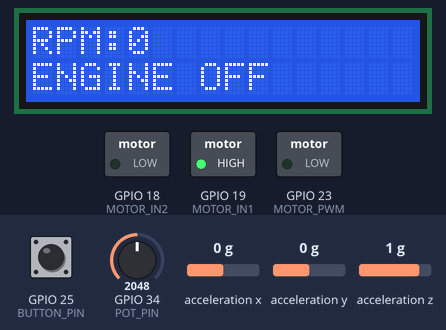
A sketch run on a simulated ESP32. Parts: 16×2 character LCD, switched loads named in the sketch (green lamp = pin HIGH). Wiring (inferred from the names in the program): MPU-9250 motion sensor at I2C address 0x68. The inputs (shaded band) are chosen by the test bench; at power-on: GPIO 25 (BUTTON_PIN) HIGH, GPIO 34 (POT_PIN) = 2048, acceleration x 0 g, acceleration y 0 g, acceleration z 1 g. What the sketch prints to the serial monitor is not drawn.

Above: at 2.7 s.
2.8 s: GPIO 25 (BUTTON_PIN) pulled LOW for 0.15 s
At 3.9 s:
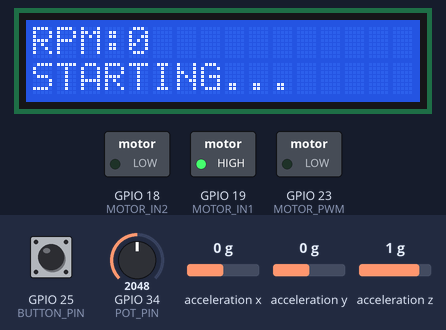
At 5.2 s:
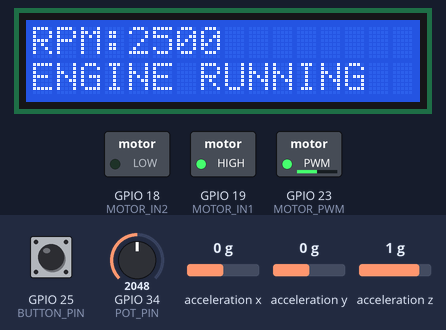
5.9 s: GPIO 25 (BUTTON_PIN) pulled LOW for 1 s
At 7.0 s:
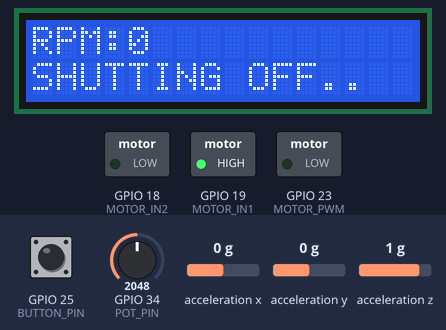
Timing chart, 0 to 8.9 s (numbered marks = the images above; inputs shaded):
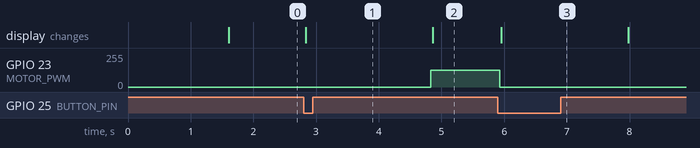

The sketch:

arduino.ino
```cpp
#include <Wire.h>
#include <LiquidCrystal_PCF8574.h>

// ==================================
// LCD
// ==================================

LiquidCrystal_PCF8574 lcd(0x27);

// ==================================
// PIN DEFINITIONS
// ==================================

#define POT_PIN     34
#define BUTTON_PIN  25

#define MOTOR_PWM   23
#define MOTOR_IN1   19
#define MOTOR_IN2   18

// ==================================
// ENGINE VARIABLES
// ==================================

String engineState = "OFF";

unsigned long startTime = 0;

int lastButtonState = HIGH;

// ==================================
// MPU6500 VARIABLES
// ==================================

int16_t ax = 0;
int16_t ay = 0;
int16_t az = 0;

float pitch = 0;
float roll = 0;

// ==================================
// READ MPU6500
// ==================================

void readMPU()
{
    Wire.beginTransmission(0x68);
    Wire.write(0x3B);
    Wire.endTransmission(false);

    Wire.requestFrom(0x68, 6);

    if (Wire.available() == 6)
    {
        ax = (Wire.read() << 8) | Wire.read();
        ay = (Wire.read() << 8) | Wire.read();
        az = (Wire.read() << 8) | Wire.read();

        float ax_g = ax / 16384.0;
        float ay_g = ay / 16384.0;
        float az_g = az / 16384.0;

        pitch =
            atan2(ay_g,sqrt(ax_g * ax_g + az_g * az_g)) * 180.0 / PI;

        roll =atan2(-ax_g,az_g) * 180.0 / PI;
    }
}

// ==================================
// SETUP
// ==================================

void setup()
{
    Serial.begin(115200);

    // I2C
    Wire.begin(21, 22);

    // Wake MPU6500
    Wire.beginTransmission(0x68);
    Wire.write(0x6B);
    Wire.write(0x00);
    Wire.endTransmission();

    // Button
    pinMode(BUTTON_PIN, INPUT_PULLUP);

    // Motor pins
    pinMode(MOTOR_PWM, OUTPUT);
    pinMode(MOTOR_IN1, OUTPUT);
    pinMode(MOTOR_IN2, OUTPUT);

    // Motor direction
    digitalWrite(MOTOR_IN1, HIGH);
    digitalWrite(MOTOR_IN2, LOW);

    // LCD
    lcd.begin(16, 2);
    lcd.setBacklight(255);

    lcd.setCursor(0, 0);
    lcd.print("ATLAS V2");

    lcd.setCursor(0, 1);
    lcd.print("BOOTING...");

    delay(1500);

    lcd.clear();
}

// ==================================
// MAIN LOOP
// ==================================

void loop()
{
    // ------------------------------
    // Read Inputs
    // ------------------------------

    int potValue = analogRead(POT_PIN);

    int buttonState = digitalRead(BUTTON_PIN);

    // ------------------------------
    // Read MPU6500
    // ------------------------------

    readMPU();

    // ------------------------------
    // Button Edge Detection
    // ------------------------------

    if (buttonState == LOW &&
        lastButtonState == HIGH)
    {
        if (engineState == "OFF")
        {
            engineState = "STARTING";

            startTime = millis();
        }
        else if (engineState == "RUNNING")
        {
            engineState = "SHUTTING OFF";

            startTime = millis();
        }
    }

    lastButtonState = buttonState;

    // ------------------------------
    // Startup Timer
    // ------------------------------

    if (engineState == "STARTING" &&
        millis() - startTime > 2000)
    {
        engineState = "RUNNING";
    }

    // ------------------------------
    // Shutdown Timer
    // ------------------------------

    if (engineState == "SHUTTING OFF" &&
        millis() - startTime > 2000)
    {
        engineState = "OFF";
    }

    // ------------------------------
    // RPM Calculation
    // ------------------------------

    int rpm = 0;

    if (engineState == "RUNNING")
    {
        rpm = map(
            potValue,
            0,
            4095,
            0,
            5000
        );
    }

    // ------------------------------
    // Motor Speed Control
    // ------------------------------

    int motorSpeed = map(
        rpm,
        0,
        5000,
        0,
        255
    );

    analogWrite(MOTOR_PWM, motorSpeed);

    // ------------------------------
    // Serial Telemetry
    // ------------------------------

    Serial.print("POT=");
    Serial.print(potValue);

    Serial.print(",STATE=");
    Serial.print(engineState);

    Serial.print(",RPM=");
    Serial.print(rpm);

    Serial.print(",PITCH=");
    Serial.print(pitch);

    Serial.print(",ROLL=");
    Serial.println(roll);

    // ------------------------------
    // LCD Line 1
    // ------------------------------

    lcd.setCursor(0, 0);

    lcd.print("RPM:");
    lcd.print(rpm);
    lcd.print("     ");

    // ------------------------------
    // LCD Line 2
    // ------------------------------

    lcd.setCursor(0, 1);

    if (engineState == "OFF")
    {
        lcd.print("ENGINE OFF     ");
    }
    else if (engineState == "STARTING")
    {
        lcd.print("STARTING...    ");
    }
    else if (engineState == "SHUTTING OFF")
    {
        lcd.print("SHUTTING OFF.. ");
    }
    else if (engineState == "RUNNING")
    {
        lcd.print("ENGINE RUNNING ");
    }

    delay(5);
}
```

Measured:
- after the input at 2.8 s, GPIO 23 (MOTOR_PWM): 0/255 → 127/255 after 2.0 s; the display: changes at once (image 1)
- after the input at 5.9 s, GPIO 23 (MOTOR_PWM): 127/255 → 0/255 at once; the display: changes after 0.05 s (image 3)
